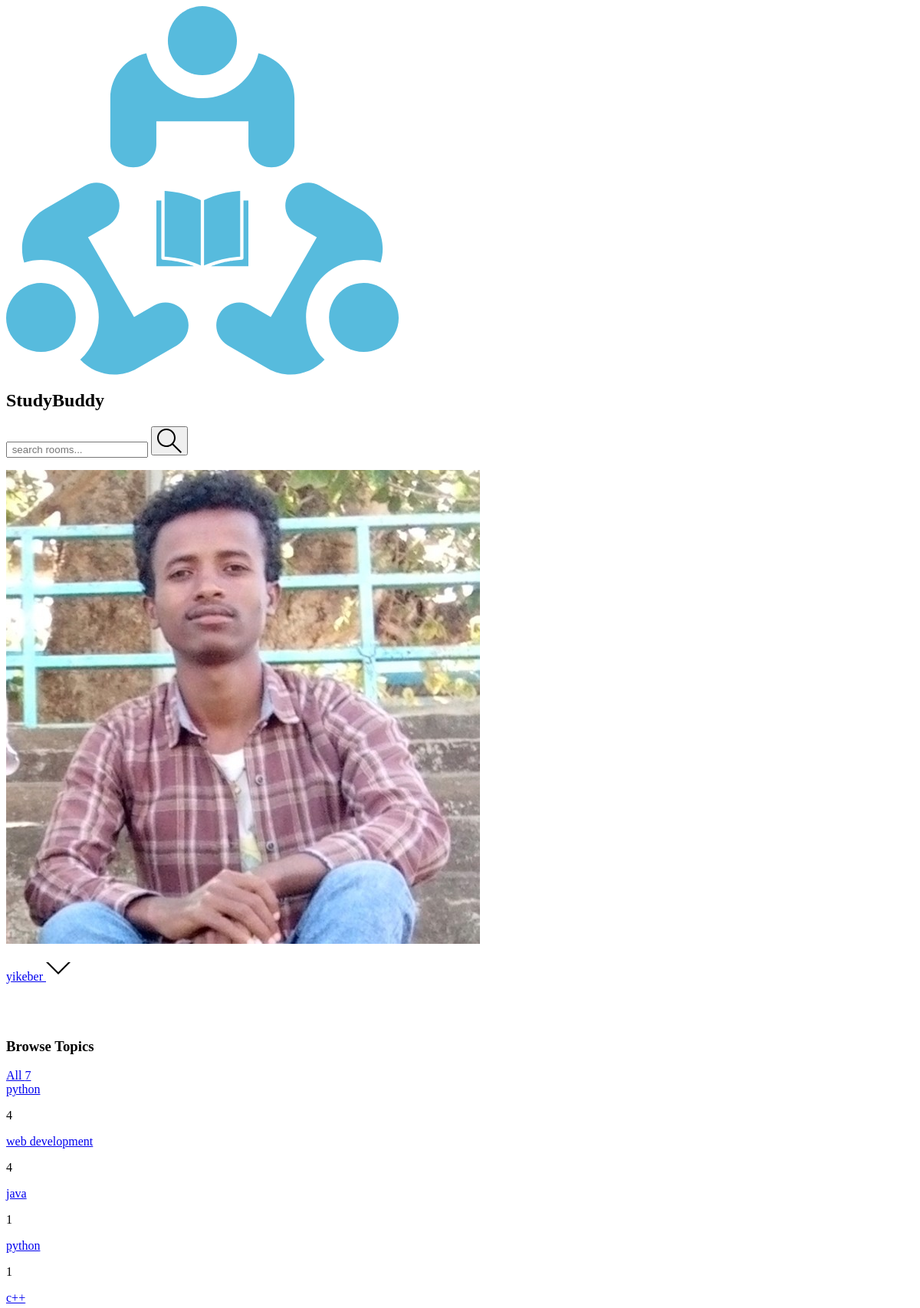
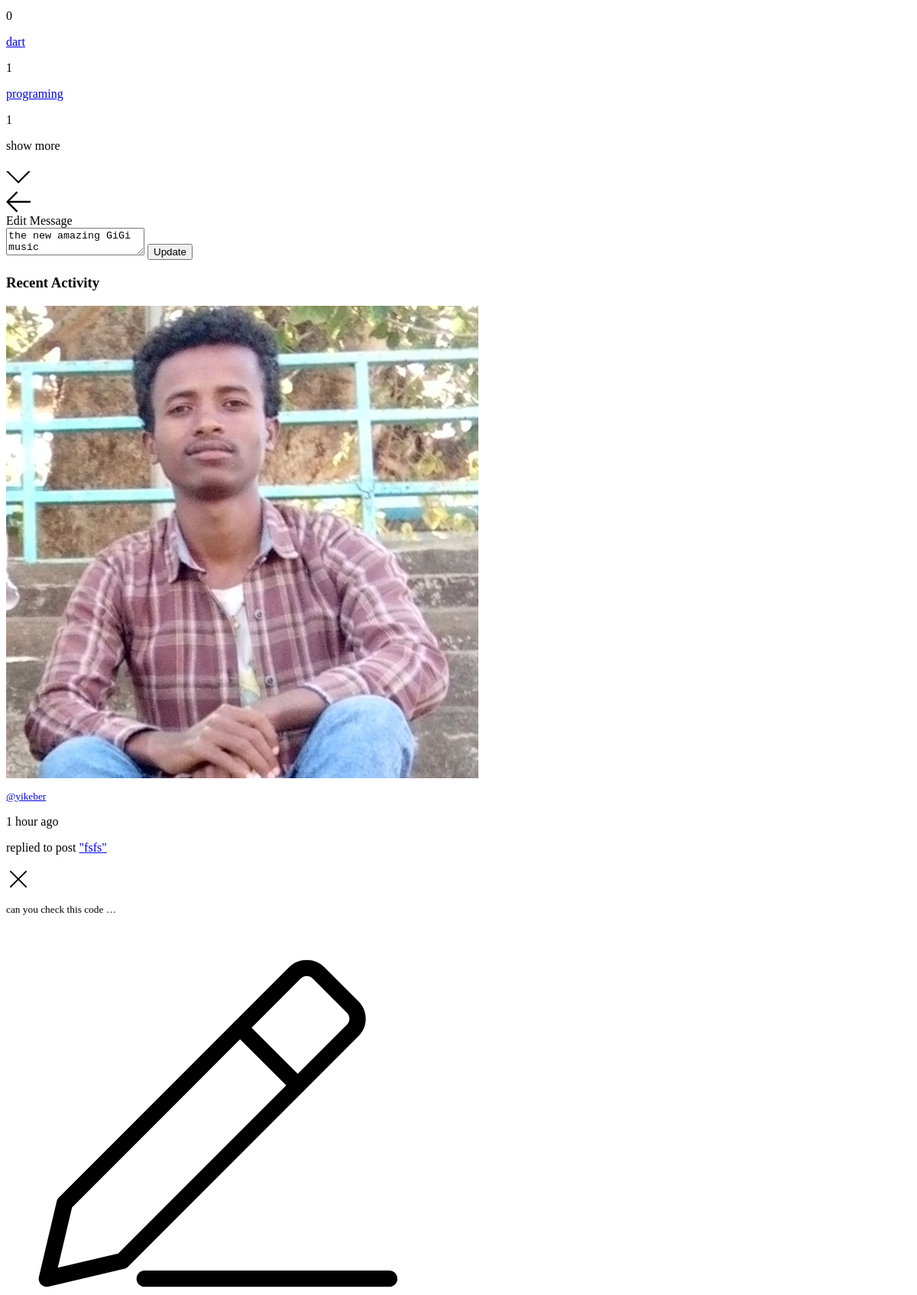
The page /edit-message/83/ (signed in, upper part) on the database its author committed (2 pictures, top to bottom).
### Backend/base/models.py (models this page shows, shortened)
class User(AbstractUser):
    name  = models.CharField(max_length=200,null=True)
    username = models.CharField(max_length=200)
    password = models.CharField(max_length=100)
    email = models.EmailField(max_length=200,unique=True)
    bio = models.TextField(max_length=500,null=True,blank=True)
    avatar = models.ImageField(null=True,default='images/avatar.svg',upload_to='images/profile_images')
    last_activity = models.DateTimeField(null=True, blank=True)
    is_online = models.BooleanField(default=False)
    USERNAME_FIELD = 'email'
    REQUIRED_FIELDS =['username','password']

class Topic(models.Model):
    name = models.CharField(max_length=200)

class Message(models.Model):
    user = models.ForeignKey(User,on_delete=models.CASCADE)
    room = models.ForeignKey (Room,on_delete=models.CASCADE)
    body = models.TextField()
    image = models.ImageField(null=True,upload_to='images/message_images')
    video = models.FileField(null=True,upload_to='files/video_messages')
    audio = models.FileField(null=True,upload_to='files/audio_messages')
    liker = models.ManyToManyField(User,related_name='message_liker',blank=True)
    updated  = models.DateTimeField(auto_now=True)
    created = models.DateTimeField(auto_now_add=True)
    num_of_likes = models.IntegerField(default=0)
    num_of_replies = models.IntegerField(default=0)
    is_deleted = models.BooleanField(default=False)
    class Meta:
        ordering = ['-updated','-created']
    def __str__(self):
        return self.body

class Room(models.Model):
    host = models.ForeignKey(User,on_delete=models.SET_NULL,null=True)
    topic = models.ForeignKey(Topic,on_delete=models.SET_NULL,null=True)
    roomImage = models.ImageField(null=True ,default='images/room_images/default_room_image.png',upload_to='images/room_images')
    name = models.CharField(max_length=200)
    description = models.TextField(null=True,blank=True)
    participants = models.ManyToManyField(User,related_name='participants',blank=True)
    updated = models.DateTimeField(auto_now=True)
    created = models.DateField(auto_now_add=True)
    is_deleted = models.BooleanField(default=False)
    class Meta:
        ordering = ['-updated','-created']
    def __str__(self):
        return self.name

### Backend/base/views.py (the view)
# urls.py: path('edit-message/<str:pk>/',views.editMessage,name='edit-message'),
def editMessage(request,pk):
    message = Message.objects.get(id=pk)
    if request.user != message.user:
        return HttpResponse('You are not allowed here!!.')
    if request.method == "POST":
         message.body = request.POST.get('body')
         message.save()
         return redirect('home')
    q = request.GET.get('q')
    message = {'message':message}
    main_view = mainView(request,q)
    main_view.update(message)
    print(message)
    return render(request,'base/edit_message.html',main_view)

### Backend/base/common.py (called while the page is built)
def mainView(request,q):
        q = q if q != None else ''
        print(q)
        rooms = Room.objects.filter(Q(
                Q(topic__name__icontains = q)|
                Q(description__icontains = q)|
                Q(name__icontains = q)
                  )&Q(is_deleted = False)
                )
        topic = Topic.objects.all()
        room_count = rooms.count()
        room_messages = Message.objects.filter(Q(room__topic__name__icontains=q)&
                                               Q(is_deleted = False)&
                                               Q(room__is_deleted = False)
                                               )
        context ={'rooms':rooms,
                'room_count':room_count,
                'topics':topic,
                'room_messages':room_messages,
                'visible_words':5,
                }
        return context

### Frontend/templates/base/edit_message.html (shortened to what this page needs)
{%extends 'base/home.html' %}
{%load static %}
{% block home-content %}
<div class="h-screen">
    <div class="col-span-2 text-gray-500 mb-4 h-64">
        <form action="" method="POST" class="bg-gray-700 pt-2 mt-3 rounded ">
            <div class="flex flex-row bg-purple-700 rounded sm:mx-10 mx-3 px-5 py-1 items-center">
                <a href="{{request.META.HTTP_REFERER}}"><img src="{% static 'assets/icons/arrow-left.svg' %}"
                        class="w-4 h-4 " alt="left-arrow"></a>
                <div class="text-lg text-gray-400 pl-2">Edit Message</div>
            </div>
            <div class="sm:mx-20 px-3 my-2 pb-2 ">
                <textarea type="text" name="body" required
                    class=" w-full h-full flex-wrap focus:outline-none focus:border-yellow-500 text-sm px-2 py-2  bg-gray-500 w-64 rounded bg-opacity-50 border border-green-500">{{message.body}}</textarea>
                <input type="submit" class="mt-2 bg-yellow-500 rounded p-2 m-2" value="Update">
            </div>
        </form>
    </div>
</div>
{% endblock home-content %}

### Frontend/templates/navbar.html (shortened to what this page needs)
{% load static %}
<nav class="grid grid-cols-3 justify-start w-screen mx-0 sm:justify-between items-center bg-gray-900  left-0 py-2">
  <div class=" col-span-2 flex justify-start sm:ml-2 sm:items-center">
    <div class="flex flex-row sm:items-center justify-start mr-2">
      <a href="/" class="mt-1 px-2">
        <img src="{% static '/images/logo.svg' %}" alt="profile_img" class=" w-8 h-8 sm:w-8 sm:h-8 rounded" />
      </a>
      <h2 class="text-white hidden sm:block sm:text-4xl sm:ml-1 sm:pl-1 sm:mt-1 text-sm">StudyBuddy</h2>
    </div>
    {% if request.user.is_authenticated %}
    <div class=" flex flex-row sm:ml-4 pb-0 ml-2 ">
      <form action="{% url 'home' %}" method="GET" class=" flex flex-row rounded sm:px-2 mb-0 pb-0 ">
        <input
          class="focus:outline-none focus:border-yellow-500 text-sm sm:px-2 py-2  bg-gray-500 sm:w-64 rounded bg-opacity-50 border border-green-500"
          type="text" name='q' placeholder=" search rooms...">
        <button type="submit">
        </button>
      </form>
    </div>
    {%endif%}
  </div>
  <div class=" col-span-1 sm:mr-2 text-white sm:mr-16 sm:pr-16">
    <div class=" flex flex-row items-center  sm:ml-4 sm:sm:px-4 pb-0 pt-2 justify-end ">
      {% if request.user.is_authenticated %}
      <div class="relative  mr-2">
        <img src="{{request.user.avatar.url}}" alt="" class="w-8 h-8 rounded-full mx-2">
      </div>
      {%endif%}
      <div class="text-sm text-gray-500  h-8">
        <p class="flex flex-row sm:ml-2 items-center">
          <a href="{%url 'user-profile' request.user.id%}">
            <span>{{request.user.username}}</span>
          </a>
          <svg class="w-4 h-4 sm:ml-8 mt-2 fill-current" id="nav_down_icon" onclick="{showElement()}"
            xmlns="http://www.w3.org/2000/svg" width="32" height="32" viewBox="0 0 32 32">
            <title>chevron-down</title>
            <path d="M16 21l-13-13h-3l16 16 16-16h-3l-13 13z"></path>
          </svg>
        </p>
      </div>
    </div>
  </div>
  </div>

### Frontend/templates/base/topics_component.html
<div class=" bg-gray-700 overflow-y-scroll h-screen">
    <div>
        <h3 class="text-teal-500 mx-4">Browse Topics</h3>
        <a href="{%url 'home'%}" class="mx-4">All <span
                class="px-2  mx-3 bg-gray-200  rounded text-blue-400">{{topics.count}}</span></a>
        {% for topic in topics%}
        <div class="flex flex-row justify-between text-gray-200 my-5 mx-3  hover:text-yellow-500">
            <a href="{% url 'home'   %}?q={{topic.name}}">{{topic.name}} </a>
            <p class="px-2  mx-3 bg-gray-200  rounded text-blue-400 ">{{topic.room_set.all.count}}</p>
        </div>
        {% endfor %}
        <div class="flex flex-row  py-2 bg-gray-800 bg-opacity-25 w-full">
            <p>show more</p>
            <a href="{%url 'topics'%}"><svg class="w-4 h-4 sm:ml-8 mt-2 fill-current" xmlns="http://www.w3.org/2000/svg"
                    width="32" height="32" viewBox="0 0 32 32">
                    <title>chevron-down</title>
                    <path d="M16 21l-13-13h-3l16 16 16-16h-3l-13 13z"></path>
                </svg>
            </a>
        </div>
    </div>
</div>

### Frontend/templates/base/activity_component.html (shortened to what this page needs)
{%load static %}
<div class="mr-2">
    <h3 class="bg-purple-700 opacity-75 ml-4 mt-3 pl-4  py-2 rounded"> Recent Activity</h3>
    <div class=" bg-gray-700  ml-4 mt-3 px-2 py-2 rounded">
        {% for message in room_messages %}
        <div class=" border border-green-600 m-2 p-2 rounded">
            <div class="flex flex-row justify-between">
                <div class="flex flex-row">
                    <div class="relative">
                        <img src="{{message.user.avatar.url}}" class="w-8 h-8 rounded-full inline" alt="">
                    </div>
                    <div class="ml-2 ">
                        <small> <a href="{% url 'user-profile' message.user.id %}"
                                class="text-teal-500">@{{message.user.username}}
                            </a>
                        </small>
                        <p class="text-sm font-thin">{{message.created|timesince}} ago</p>
                        <p class="text-md text-teal-500">replied to post <a
                                href="{% url 'room' message.room.id %}">"{{message.room}}"</a>
                        </p>
                    </div>
                </div>
                {% if request.user == message.user %}
                <a href="{% url 'delete-message' message.id %}"><img src="{%static 'assets/icons/remove.svg' %}"
                        class="w-4 w-4" alt="delete"></a>
                {% endif %}
            </div>
            <div class="flex flex-row mx-2 items-center">
                <p class="bg-gray-900 mt-3 px-2 py-2 rounded ">
                    <small>{{message|truncatewords:visible_words}}
                    </small>
                </p>
                {% if request.user == message.user %}
                <a href="{% url 'edit-message' message.id %}" class="px-2 py-2"><img
                        src="{%static 'assets/icons/edit.svg' %}" class="w-4 w-4" alt="edit"></a>
                {% endif %}
            </div>
        </div>
        {% endfor %}
    </div>
</div>

### rows shown on the page
User: user.avatar (picture), user.username "yikeber"
Topic: name "python", room_set.all.count "4"
Topic: name "web development", room_set.all.count "4"
Topic: name "java", room_set.all.count "1"
Topic: name "python", room_set.all.count "1"
Topic: name "c++", room_set.all.count "0"
Topic: name "dart", room_set.all.count "1"
Topic: name "programing", room_set.all.count "1"
Message: body "the new amazing GiGi music"
Message: user.avatar (picture), user.username "yikeber", created "1 hour", room "fsfs", body "can you check this code …"

### other values the page prints
{{ topics.count }} "7"
